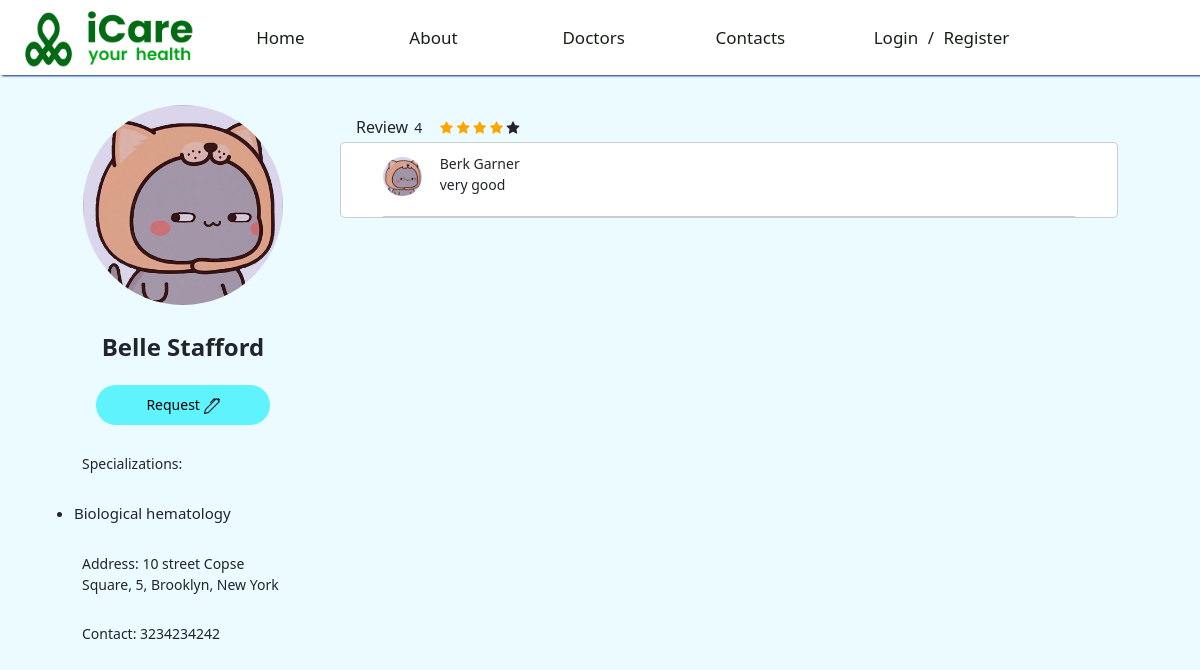
The page /index.php?page=detail&id=5 on the database its author committed.
### tables this page shows
CREATE TABLE patient
(
    patient_name VARCHAR(50) NOT NULL,
    patient_id INT NOT NULL auto_increment,
    nic_number VARCHAR(20) NOT NULL,
    age INT,
    house_number VARCHAR(50),
    street VARCHAR(50),
    ward VARCHAR(50),
    district VARCHAR(50),
    city VARCHAR(50),
    image_url VARCHAR(200),
    PRIMARY KEY (patient_id),
    UNIQUE (nic_number)
);

CREATE TABLE doctor
(
    doc_name VARCHAR(50) NOT NULL,
    clinic_number VARCHAR(50),
    doc_id INT NOT NULL,
    street VARCHAR(50),
    ward VARCHAR(50),
    district VARCHAR(50),
    city VARCHAR(50),
    image_url VARCHAR(200),
    description VARCHAR(500),
    star_reviews FLOAT NOT NULL,
    phone_number VARCHAR(50),
    PRIMARY KEY (doc_id)
);

CREATE TABLE patient2doctor
(
    patient_review VARCHAR(150),
    doctor_answer VARCHAR(150),
    date_registered DATE NOT NULL,
    patient_star INT,
    request_status CHAR(1) NOT NULL,
    initial_condition VARCHAR(250),
    meeting_date DATE NOT NULL,
    meeting_id INT NOT NULL auto_increment,
    doc_id INT NOT NULL,
    patient_id INT NOT NULL,
    PRIMARY KEY (meeting_id),
    FOREIGN KEY (doc_id) REFERENCES doctor(doc_id),
    FOREIGN KEY (patient_id) REFERENCES patient(patient_id)
);

### models/user.php (called while the page is built, shortened)
<?php
class UserModel
{
    public function InitConnect()
    {
        $con = mysqli_connect('localhost', 'root', 'root', 'iCare');
        if (mysqli_connect_errno()) {
            die('Connection failed: ' . mysqli_connect_error());
        } else return $con;
    }
    public function getPictureOneUser($id)
    {
        $con = $this->InitConnect();
        if ($_SESSION['user_type'] == 'a') {
            return "";
        } else if ($_SESSION['user_type'] == 'p') {
            $res = $con->query("SELECT image_url FROM patient WHERE patient_id =" . $id);
        } else {
            $res = $con->query("SELECT image_url FROM doctor WHERE doc_id =" . $id);
        }
        return $res->fetch_assoc()['image_url'];
    }
}

### controllers/profile.php (called while the page is built, shortened)
<?php
class ProfileController {
    public function InitProfileController(){
        require_once('models/user.php');
    }
    public function getPictureOneUser($id){
        $userModel = new UserModel();
        $pic = $userModel->getPictureOneUser($id);
        return $pic;
    }
}
?>

### views/detail-components/detail-info-card.php (the view, shortened to what this page needs)
<?php
include "./services/connection.php";
?>
<?php
    if(isset($_SESSION['user_type']))
        $user_type = $_SESSION['user_type'];
    $name = "";
    $image_url = "";
    $address = "";
    if(isset($_GET['id']))
        $id = $_GET['id'];
    require_once("./controllers/profile.php");
    $profileController = new ProfileController();
    $pic = $profileController->getPictureOneUser($id);
    $sql1 = "CALL getDoctorDetails($id);";
    $record = mysqli_query($conn, $sql1);
    while ($user_info = mysqli_fetch_assoc($record)) {
        $address = $user_info['clinic_number'] . " street " . $user_info['street'] . ", " . $user_info['ward'] . ", " . $user_info['district'] . ", " . $user_info['city'];
        $name = $user_info['doc_name'];
        $image_url = $pic;
        $contact = $user_info['phone_number'];
    }
    include "./services/connection.php";
    $speciality = [];
    $sql2 = "call getSpecializations($id);";
    $record2 = mysqli_query($conn, $sql2);
    while ($doc_info = mysqli_fetch_assoc($record2)) {
        $speciality[] = $doc_info['spec_name'];
    }
?>
<div class="user-card">
    <div class="user-image-card">
        <img class="user-image" src="<?php echo $image_url ?>" alt="">
    </div>
    <div>
        <div class="user-name"><?php echo $name ?></div>
        <?php if($user_type == 'p') { ?>
        <button class="edit-button"><a href="#" class="edit-profile"> Request </a></button>
        <?php } ?>
        <div class="user-info">Specializations: <span class="info"></span></div>
        <?php
        if (count($speciality) > 0) {
            echo "<ul class='speciality'>";
            foreach ($speciality as $spec) {
                echo "<li style='text-align: left; font-size: 1.5rem'>$spec</li>";
            }
            echo "</ul>";
        }
        ?>
        <div class="user-info">Address: <span class="info"><?php echo $address ?></span></div>
        <div class="user-info">Contact: <span class="info"><?php echo $contact ?></span></div>
    </div>
</div>

### views/detail-components/review.php
<?php
include "./services/connection.php";
$id = $_GET['id'];
?>
<div class="review">
    <?php
        $sql = "SELECT star_reviews FROM doctor WHERE doc_id = $id";
        $result = mysqli_query($conn, $sql);
        while ($row = mysqli_fetch_assoc($result)){
            $stars = round($row['star_reviews']);
        }
    ?>
    <h4>Review <span class="review-rating"><?php echo $stars ?></span></h4>
    <div class="review-star">
        <?php for ($x = 0; $x < 5; $x++) {
            if($stars > 0){
        ?>
                <span class="fa fa-star checked"></span>
            <?php } else { ?>
                <span class="fa fa-star"></span>
        <?php } $stars = $stars - 1; } ?>
    </div>
    <div class="review-part">
        <?php
        require_once("./controllers/profile.php");
        $profileController = new ProfileController();
        $pic = $profileController->getPictureOneUser($id);
        $sql = "call getRecentReviews($id)";
        $result = mysqli_query($conn, $sql);
        while ($row = mysqli_fetch_assoc($result)) {
        ?>
            <div class="reviewer">
                <img class="reviewer-img" src="<?php echo $pic ?>" alt="">
                <div>
                    <div class="reviewer-name"><?php echo $row['patient_name'] ?></div>
                    <div class="reviewer-comment"><?php echo $row['patient_review'] ?></div>
                </div>
            </div>
        <?php } ?>
    </div>
</div>

### assets/css/base.css (style rules this page uses)
:root { --primary-color: #012884; --primary-text-color: #016A14; --white-color: #fff; --black-color: #000; --text-color: #7a7a7a; --black-text-color: #172017; --border-color: #dbdbdb; --background-color: #ebfbff; --header-height: 75px; --header-height-responsive: 120px; }
* { box-sizing: inherit; }
html { font-size: 62.5%; line-height: 1.6rem; font-family: "Roboto", sans-serif; box-sizing: border-box; -webkit-box-sizing: border-box; -moz-box-sizing: border-box; background-color: var(--background-color); }
body { background-color: var(--background-color); background-repeat: no-repeat; background-attachment: fixed; background-position: top center; color: var(--black-text-color); -webkit-font-smoothing: antialiased; font-smooth: antialiased; -moz-osx-font-smoothing: grayscale; }
a { text-decoration: none !important; }
a, a:hover, a:focus, a::before, a::after { outline: none; text-decoration: none; }

### assets/css/profile/user-info-card.css (style rules this page uses)
.user-card { background-color: none; text-align: center; margin-left: 3em; margin-top: 3em; }
.user-image-card { margin: 0; padding: 0; }
.user-image { width: 280px; height: 280px; border-radius: 50%; }
.user-name { font-size: 24px; font-weight: 700; margin-top: 1em; }
.edit-button { background-color: #5ef3fd; border: none; border-radius: 20px; padding: 10px 50px; margin: 2em 0em auto; }
a.edit-profile { color: black; text-decoration: none; font-size: 14px; line-height: 20px; font-weight: 500; }
.user-info { font-size: 14px; text-align: start; margin: 2em 2em; font-weight: 500; }
.info { font-weight: 400; }
@media (max-width: 1400px) { .user-image { width: 200px; height: 200px; } }

### assets/css/profile/profile-page.css (style rules this page uses)
body { background-color: #ebfbff; }

### assets/css/profile/review.css (style rules this page uses)
.review { margin-top: 3em; margin-left: 2em; font-size: 14px; width: 90%; }
.review > h4 { font-size: 16px; margin-left: 1em; display: inline-block; }
.review-rating { margin-left: 2px; font-size: 14px; font-weight: 400; }
.review-star { display: inline-block; margin-left: 1em; }
.review-part { background-color: white; border: 1px solid rgba(0, 0, 0, 0.2); border-radius: 5px; }
.reviewer { margin-right: 3em; margin-left: 3em; border-bottom: 1px solid rgba(0, 0, 0, 0.2); padding-top: 10px; }
.reviewer > div { display: inline-block; }
.checked { color: orange; }
.reviewer-img { width: 39px; height: 39px; border-radius: 50%; background-color: none; margin-right: 1em; display: inline-block; margin-bottom: 20px; }
.reviewer-name { display: inline-block; }

### rows shown on the page
patient: image_url (picture)
doctor: doc_name "Belle Stafford", address "10 street Copse Square, 5, Brooklyn, New York", phone_number "3234234242", star_reviews "4"
patient2doctor: patient.image_url (picture), patient.patient_name "Berk Garner", patient_review "very good"

### other values the page prints
$spec "Biological hematology"
